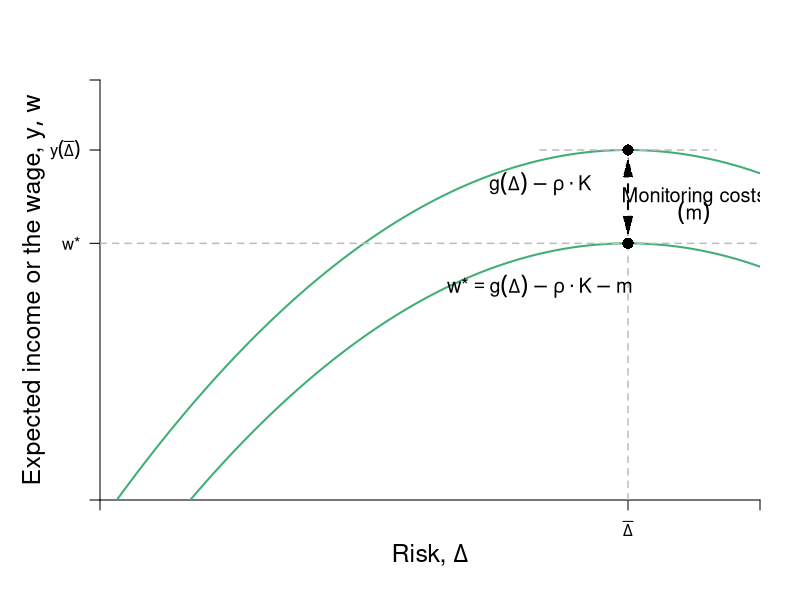

This chart was generated by the following R code:
require(shape)
pdf(file = "capitalism/risk_contrast_monitoring.pdf", width = 9, height = 7)

#Set parameters for graphics
axislabelsize <- 1.5
labelsize <- 1.2
graphlinewidth <- 2
segmentlinewidth <- 1.5
a <- c(2, 4, 6)


COL <- c("#7fc97f", "#beaed4", "#fdc086", "#ffff99", "#386cb0", "#f0027f", "#bf5b17", "#666666")
COLA <- c("#e0f3db", "#99d8c9","#66c2a4","#41ae76", "#238b45", "#005824")
COLB <- c("#c6dbef", "#4eb3d3", "#2b8cbe", "#0868ac","#084081")
COLC <- c("#fcfbfd", "#efedf5", "#dadaeb", "#bcbddc", "#9e9ac8", "#807dba", "#6a51a3", "#54278f", "#3f007d")

par(mar =  c(5, 5, 4, 2))
xlims <- c(0, 15)
ylims <- c(0, 18)

riskreturn <- function(g, int1 = 14, int2 = 4, coeff = 1/3){
  int1 - (int2 - (coeff)*g)^2
}

uA <- function(y, g, slope = 0.5){
  y + y*g  - slope*g^2
}

indiffA <- function(g, intercept = 3, slope1 = 0.25, slope2 = 0.12){
  intercept  + slope1*g + slope2*g^2
}

indiffA2 <- function(g, intercept = 3, slope1 = 0.25, slope2 = 0.05){
  intercept  + slope1*g + slope2*g^2
}

#Plot command 
plot(0, 0, xlim = xlims, ylim = ylims, 
     type = "n",
     xlab = expression(paste("")),
     ylab = expression(paste("")), 
     axes = FALSE,
     # xlab = expression(paste("Bob's Payoff, ", u^B)),
     # ylab = expression(paste("Alfredo's Payoff, ", u^A)),
     #xaxt = "n", 
     #yaxt = "n", 
     cex.lab = axislabelsize, 
     bty = "n", 
     xaxs="i", 
     yaxs="i"
)


#Customize ticks and labels for the plot
# ticksy <- seq(ylims[1], ylims[2], 3)
# ylabels <- seq(ylims[1], ylims[2], 3)
# ticksx <- seq(xlims[1], xlims[2], 5)
# xlabels <- seq(xlims[1], xlims[2], 5)
ticksx <- c(0, 12, xlims[2])
xlabels <- c(NA, expression(paste( bar(Delta) )), NA)
ticksy <- c(0, 11, riskreturn(int1 = 15, g = 12), ylims[2])
ylabels <- c(NA, expression(paste(w,"*")), expression(paste(y(bar(Delta)))), NA)

axis(1, at = ticksx, pos = 0, labels = xlabels)
axis(2, at = ticksy, pos = 0, labels = ylabels, las = 1)

#Axis labels and draw linear utility function
mtext(expression(paste("Risk, ", Delta)), side = 1, line = 2.5, cex = axislabelsize)
text(-1.5, 0.5*ylims[2], expression(paste("Expected income or the wage, ", list(y, w))), xpd = TRUE, cex = axislabelsize, srt = 90) 


npts <- 500 
xx1 <- seq(xlims[1], xlims[2], length.out = npts)
#lines(xx1, riskreturn(xx1, int1 = 5.7), col = COLA[4], lwd = graphlinewidth, lty = 1)
lines(xx1, riskreturn(xx1, int1 = 11), col = COLA[4], lwd = graphlinewidth, lty = 1)
lines(xx1, riskreturn(xx1, int1 = 15), col = COLA[4], lwd = graphlinewidth, lty = 1)
# lines(xx1, indiffA(xx1, intercept = 4.4), col = COLB[3], lwd = graphlinewidth, lty = 1)
# lines(xx1, indiffA(xx1, intercept = 8), col = COLB[3], lwd = graphlinewidth, lty = 1)
# lines(xx1, indiffA2(xx1, intercept = 7.1), col = COLB[5], lwd = graphlinewidth, lty = 1)
# lines(xx1, indiffA2(xx1, intercept = 10), col = COLB[5], lwd = graphlinewidth, lty = 1)

#Add points a, b, c and d
segments(12, 0, 12, riskreturn(int1 = 11, g = 12), lty = 2, col = "gray", lwd = segmentlinewidth)
segments(10, riskreturn(int1 = 15, g = 12), 14, riskreturn(int1 = 15, g = 12), lty = 2, col = "gray", lwd = segmentlinewidth)
#text(5.6 + 0.25, riskreturn(g = 5.6) - 0.3, expression(A), cex = labelsize)
# 


# segments(7.5, 0, 7.5, riskreturn(g = 7.5) , lty = 2, col = "gray", lwd = segmentlinewidth)
# segments(0, riskreturn(g = 7.5) , 7.5, riskreturn(g = 7.5) , lty = 2, col = "gray", lwd = segmentlinewidth)
# points(7.5, riskreturn(g = 7.5) , pch = 16, col = "black", cex = 1.5)
# text(7.5 + 0.25, riskreturn(g = 8) - 1, expression(B), cex = labelsize)

#Segment for next best wage offer
segments(0, 11, xlims[2], 11, lty = 2, col = "gray", lwd = segmentlinewidth)


points(12, riskreturn(int1 = 15, g = 12), pch = 16, col = "black", cex = 1.5)

points(12, riskreturn(int1 = 11, g = 12), pch = 16, col = "black", cex = 1.5)




#Label risk return schedule
text(10, riskreturn(g = 14), expression(paste(g(Delta) - rho%.%K) ), cex = labelsize)

text(10, riskreturn(int1 = 11, g = 14)-1.4, expression(paste(w,"*",phantom()==g(Delta) - rho%.%K - m) ), cex = labelsize)

Arrows(12, riskreturn(int1 = 15, g = 12) - 0.75, 12, riskreturn(int1 = 11, g = 12) + 0.75, col = "black", lty = 2, lwd = 2, arr.type = "triangle", arr.lwd = 0.5, code = 3)
text(13.5, 13, expression(paste("Monitoring costs")), cex = labelsize)
text(13.5, 12.3, expression(paste((m))), cex = labelsize)

#Label value functions
# text(12.2, 17, expression(v[1]^B), cex = labelsize)
# text(10.1, 17, expression(v[2]^B), cex = labelsize)
# text(8.8, 17, expression(v[1]^A), cex = labelsize)
# text(7.2, 17, expression(v[2]^A), cex = labelsize)


dev.off()
